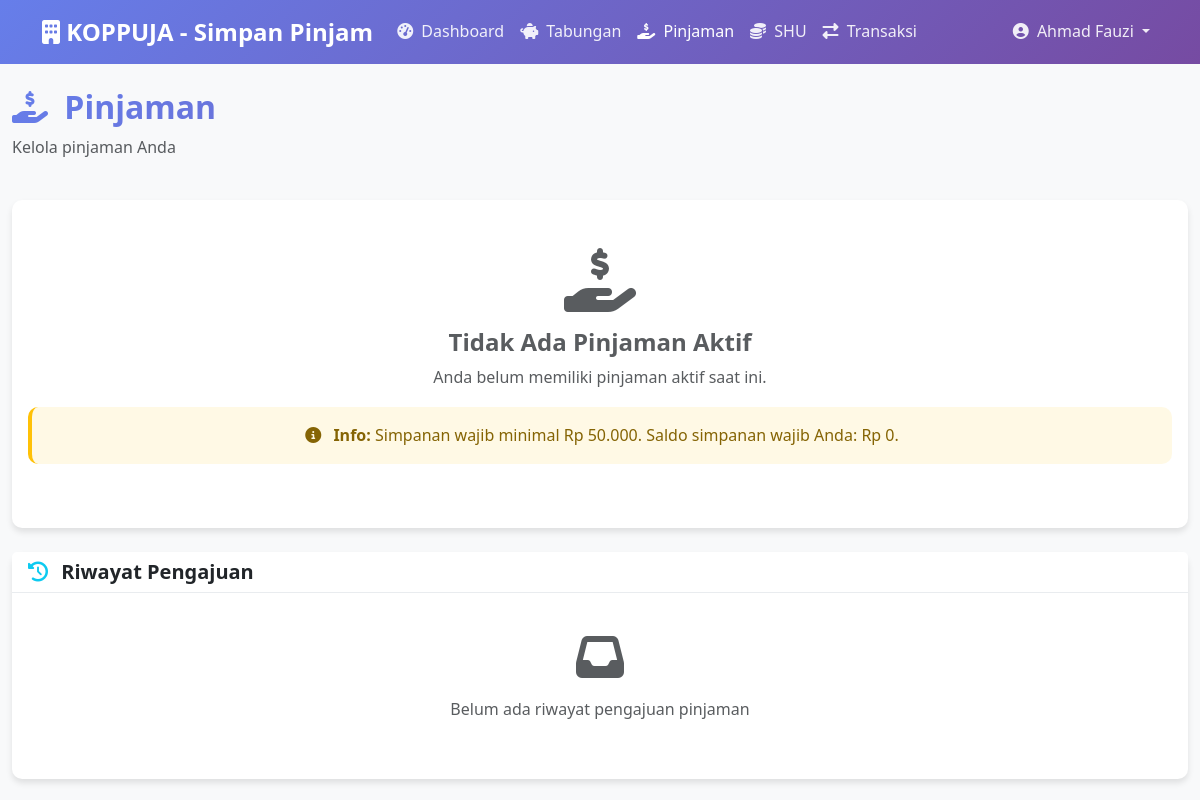
Page /loans.php (signed in) on the committed database.
### tables this page shows
CREATE TABLE users (
    id INT PRIMARY KEY AUTO_INCREMENT,
    nik VARCHAR(20) UNIQUE NOT NULL,
    full_name VARCHAR(100) NOT NULL,
    email VARCHAR(100) UNIQUE NOT NULL,
    phone VARCHAR(15) NOT NULL,
    password VARCHAR(255) NOT NULL,
    role ENUM('nasabah', 'admin', 'super_admin') DEFAULT 'nasabah',
    division_id INT,
    position VARCHAR(50),
    member_category ENUM('karyawan','driver','outsourcing') NOT NULL DEFAULT 'karyawan',
    payroll_deduction TINYINT(1) NOT NULL DEFAULT 1,
    employment_date DATE,
    monthly_salary DECIMAL(15,2),
    status ENUM('active', 'inactive', 'resigned') DEFAULT 'active',
    profile_photo VARCHAR(255),
    address TEXT,
    is_verified BOOLEAN DEFAULT FALSE,
    last_login TIMESTAMP NULL,
    created_at TIMESTAMP DEFAULT CURRENT_TIMESTAMP,
    updated_at TIMESTAMP DEFAULT CURRENT_TIMESTAMP ON UPDATE CURRENT_TIMESTAMP,
    FOREIGN KEY (division_id) REFERENCES divisions(id)
);

CREATE TABLE IF NOT EXISTS rules (
    id INT PRIMARY KEY AUTO_INCREMENT,
    rule_code VARCHAR(20) UNIQUE NOT NULL,
    rule_group ENUM('loan_eligibility', 'loan_decision') NOT NULL,
    name VARCHAR(150) NOT NULL,
    description TEXT,
    conclusion ENUM('approve', 'reject', 'manual_review') NOT NULL,
    message TEXT NOT NULL,
    priority INT NOT NULL DEFAULT 100,
    is_active BOOLEAN DEFAULT TRUE,
    is_system BOOLEAN DEFAULT FALSE,
    created_by INT NULL,
    updated_by INT NULL,
    created_at TIMESTAMP DEFAULT CURRENT_TIMESTAMP,
    updated_at TIMESTAMP DEFAULT CURRENT_TIMESTAMP ON UPDATE CURRENT_TIMESTAMP,
    FOREIGN KEY (created_by) REFERENCES users(id),
    FOREIGN KEY (updated_by) REFERENCES users(id)
);

### loans.php (the view, shortened to what the rows shown need)
<?php
require_once 'includes/init.php';
$auth->requireAuth();
$auth->requireRole('nasabah');
$user = $auth->getCurrentUser();
$activeLoan = $dbHelper->getActiveLoanByUserId($user['id']);
$loanEligibility = canApplyLoan($user, $dbHelper);
?>
<!DOCTYPE html>
<html lang="id">
<head>
    <link href="https://cdn.jsdelivr.net/npm/bootstrap@5.3.2/dist/css/bootstrap.min.css" rel="stylesheet">
    <link href="https://cdnjs.cloudflare.com/ajax/libs/font-awesome/6.4.0/css/all.min.css" rel="stylesheet">
    <link href="assets/css/style.css" rel="stylesheet">
</head>
<body>
    <nav class="navbar navbar-expand-lg navbar-dark" style="background: linear-gradient(135deg, #667eea 0%, #764ba2 100%);">
        <div class="container">
            <div class="collapse navbar-collapse" id="navbarNav">
                <ul class="navbar-nav">
                    <li class="nav-item dropdown">
                        <a class="nav-link dropdown-toggle" href="#" id="userDropdown" role="button" data-bs-toggle="dropdown">
                            <i class="fas fa-user-circle me-1"></i>
                            <?php echo $user['name']; ?>
                        </a>
                    </li>
                </ul>
            </div>
        </div>
    </nav>
    <div class="container-fluid py-4">
        <div class="row mb-4">
            <div class="col-12">
                <h2 class="text-gradient">
                    <i class="fas fa-hand-holding-usd me-2"></i>
                    Pinjaman
                </h2>
            </div>
        </div>
        <?php if ($activeLoan): ?>
            <div class="row mb-4">
                <div class="col-12">
                    <div class="card card-gradient-warning">
                        <div class="card-body">
                            <h5 class="card-title text-white">
                                <i class="fas fa-exclamation-triangle me-2"></i>
                                Pinjaman Aktif
                            </h5>
                            <div class="row">
                                <div class="col-md-3">
                                    <h6 class="text-white-50">Sisa Pokok</h6>
                                    <h4 class="text-white"><?php echo formatRupiah($activeLoan['remaining_balance']); ?></h4>
                                </div>
                                <div class="col-md-3">
                                    <h6 class="text-white-50">Angsuran Bulanan</h6>
                                    <h4 class="text-white"><?php echo formatRupiah($activeLoan['monthly_installment']); ?></h4>
                                </div>
                                <div class="col-md-3">
                                    <h6 class="text-white-50">Sisa Angsuran</h6>
                                    <h4 class="text-white"><?php echo (int)($activeLoan['remaining_months'] ?? $activeLoan['remaining_installments'] ?? 0); ?> bulan</h4>
                                </div>
                                <div class="col-md-3">
                                    <h6 class="text-white-50">Status</h6>
                                    <h4 class="text-white"><?php echo getStatusBadge($activeLoan['status']); ?></h4>
                                </div>
                            </div>
                            <div class="mt-3">
                                <a href="loan-payment.php" class="btn btn-light">
                                    <i class="fas fa-credit-card me-2"></i>
                                    Bayar Angsuran
                                </a>
                                <a href="loans.php#jadwal" class="btn btn-outline-light">
                                    <i class="fas fa-calendar me-2"></i>
                                    Jadwal Pembayaran
                                </a>
                            </div>
                        </div>
                    </div>
                </div>
            </div>
        <?php else: ?>
            <div class="row mb-4">
                <div class="col-12">
                    <div class="card">
                        <div class="card-body text-center py-5">
                            <i class="fas fa-hand-holding-usd fa-4x text-muted mb-3"></i>
                            <h4 class="text-muted">Tidak Ada Pinjaman Aktif</h4>
                            <p class="text-muted">Anda belum memiliki pinjaman aktif saat ini.</p>
                            <?php if ($loanEligibility['can_apply']): ?>
                                <a href="apply-loan.php" class="btn btn-primary">
                                    <i class="fas fa-plus me-2"></i>
                                    Ajukan Pinjaman Baru
                                </a>
                            <?php else: ?>
                                <div class="alert alert-warning">
                                    <i class="fas fa-info-circle me-2"></i>
                                    <strong>Info:</strong> <?php echo $loanEligibility['reason']; ?>
                                </div>
                            <?php endif; ?>
                        </div>
                    </div>
                </div>
            </div>
        <?php endif; ?>
    </div>
</body>
</html>

### rows in the picture
users: full_name "Ahmad Fauzi"
rules: conclusion+rule_code "Simpanan wajib minimal Rp 50.000. Saldo simpanan wajib Anda: Rp 0."

### other values in the picture
APP_NAME "KOPPUJA - Simpan Pinjam"
